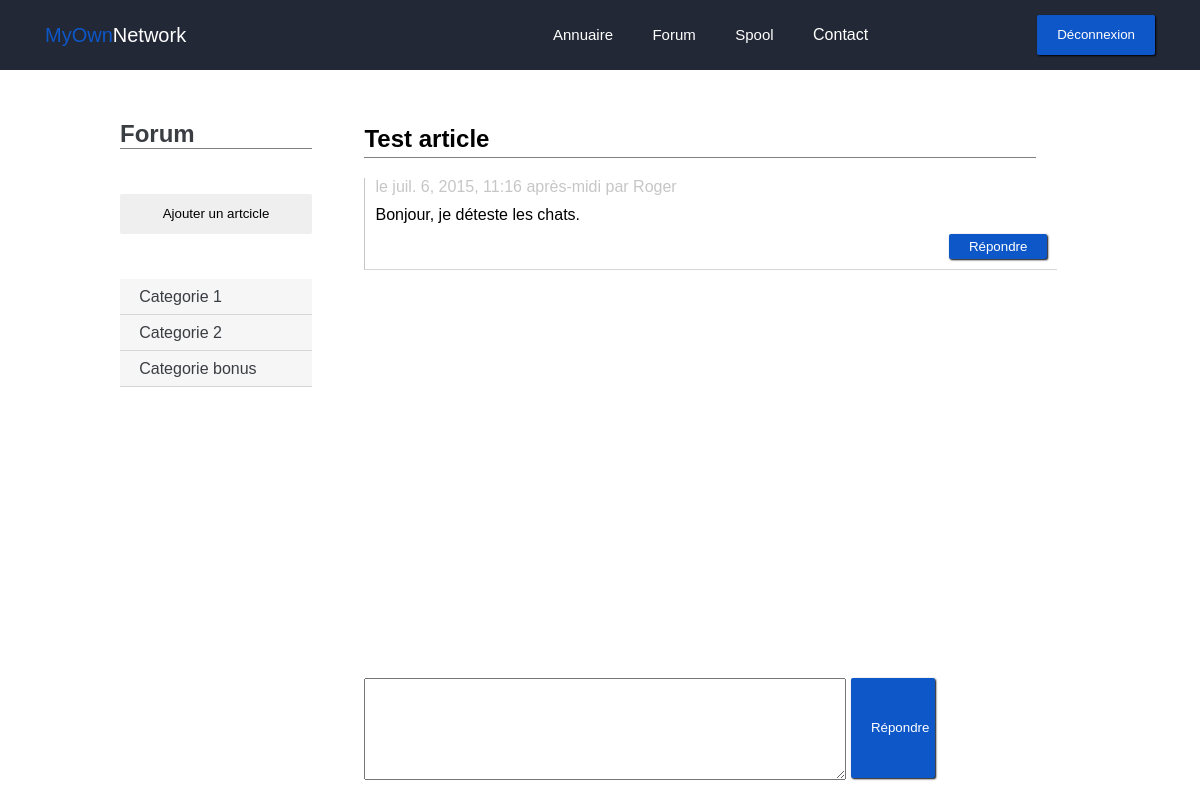
The app's page /forum/post/9 (signed in), older data.
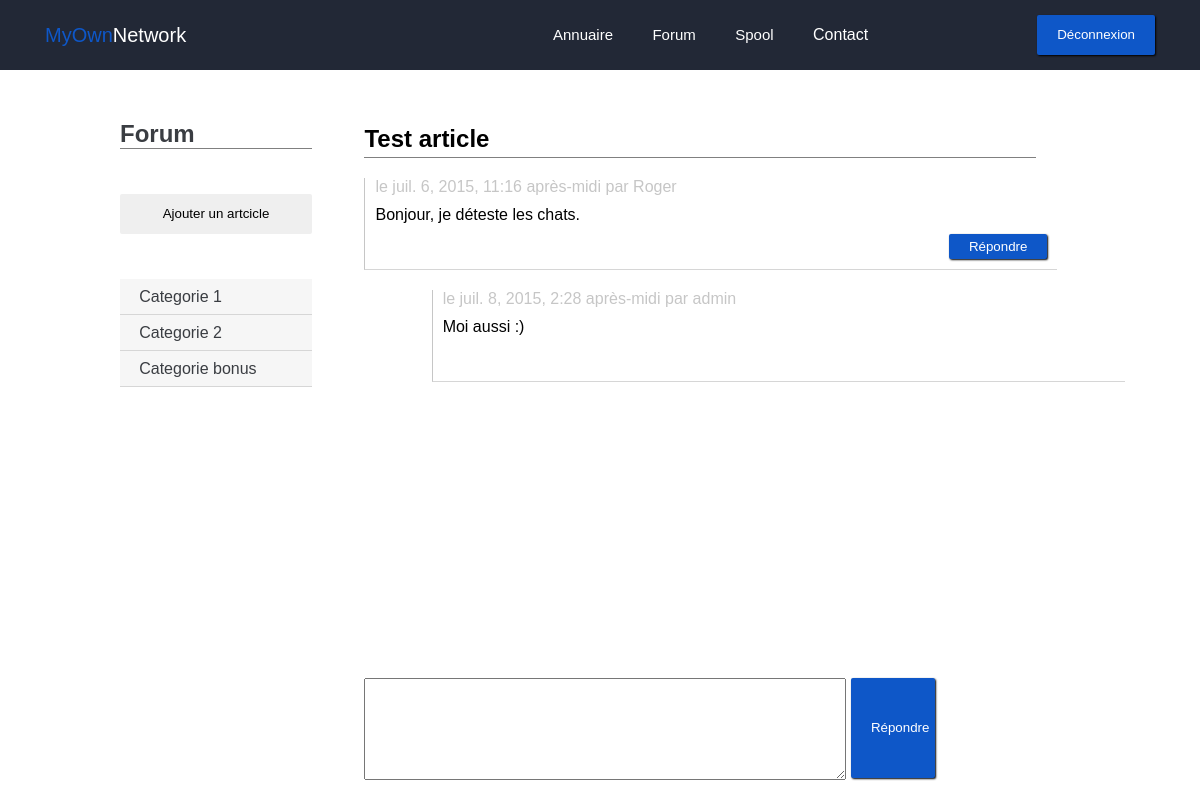
The same page, newer data.
### forum/models.py (models this page shows, shortened)
class PostCategorie(models.Model):
    name = models.CharField(max_length=100)

class PostMessage(models.Model):
    content = models.TextField(null=True)
    auteur = models.CharField(max_length=100)
    date = models.DateTimeField(auto_now_add=True)
    post = models.ForeignKey('Post')

class Thread(models.Model):
    content = models.TextField(null=True)
    auteur = models.CharField(max_length=100)
    date = models.DateTimeField(auto_now_add=True)
    postmessage = models.ForeignKey('PostMessage')

### forum/views.py (the view)
# urls.py: url(r'^post/(?P<p>\d+)$', 'post'),
def post(request, p):
    if request.user.is_authenticated():
        categories = PostCategorie.objects.all()
        sscategories = PostSsCategorie.objects.all()
        post = Post.objects.get(id=p)
        message = PostMessage.objects.filter(post=p)
        thread = Thread.objects.all()
        return render(request, 'forum/post.html', locals())
    else:
        return render(request, 'intra/index.html')

### forum/templates/forum/post.html (shortened to what this page needs)
{% extends "base.html" %}
{% load i18n %}
{% load static %}
{% block staticfiles %}
	<link rel="stylesheet" href="{% static 'forum/css/style.css' %}">
{% endblock %}
{% block content %}
	<div class="forum">
		<div class="wrapper">
			<div class="forum_nav grey2">
				<h1>Forum</h1>
				<a href="{% url "forum.views.add_post" %}"><button class="btn">{% trans "Ajouter un artcicle" %}</button></a>
				<ul>
				{% for categorie in categories %}
				<a href="#" class="grey0Back" onclick="show_sscat('{{ categorie.id }}')"><li>{{ categorie.name }}</li></a>
				{% empty %}
				<p>Pas de catégorie</p>
				{% endfor %}
				</ul>
			</div>
			<div class="post_content">
				<div class="post_content__header">
					<h2>{{ post.titre }}</h2>
				</div>
				<div class="post_content__body">
					<ul>
						{% for msg in message %}
						<li>
							<p>le {{ msg.date }} par {{ msg.auteur }}</p>
							<p>{{ msg.content }}</p>
							<button id="but{{ msg.id }}" class="btn blue0Back white" onclick="showInput('{{ msg.id }}')">{% trans "Répondre" %}</button>
						</li>
							{% for thr in thread %}
							{% if thr.postmessage == msg %}
							<li class="post_content__body___reply">
							  <p>{% trans "le" %} {{ thr.date }} {% trans "par" %} {{ thr.auteur }}</p>
							  <p>{{ thr.content }}</p>
							</li>
							{% endif %}
							{% endfor %}
						{% endfor %}
					</ul>
				</div>
				<div class="post_content__response">
					<form method="post" action="{% url 'forum.views.add_msg' post.id  %}">
						<textarea name="message"></textarea>
						<button type="submit" class="btn blue0Back white">{% trans "Répondre" %}</button>
					</form>
				</div>
			</div>
		</div>
	</div>
{% endblock %}

Row changes from the older to the newer data that the page shows:
added Thread: date "juil. 8, 2015, 2:28 après-midi", auteur "admin", content "Moi aussi :)"
